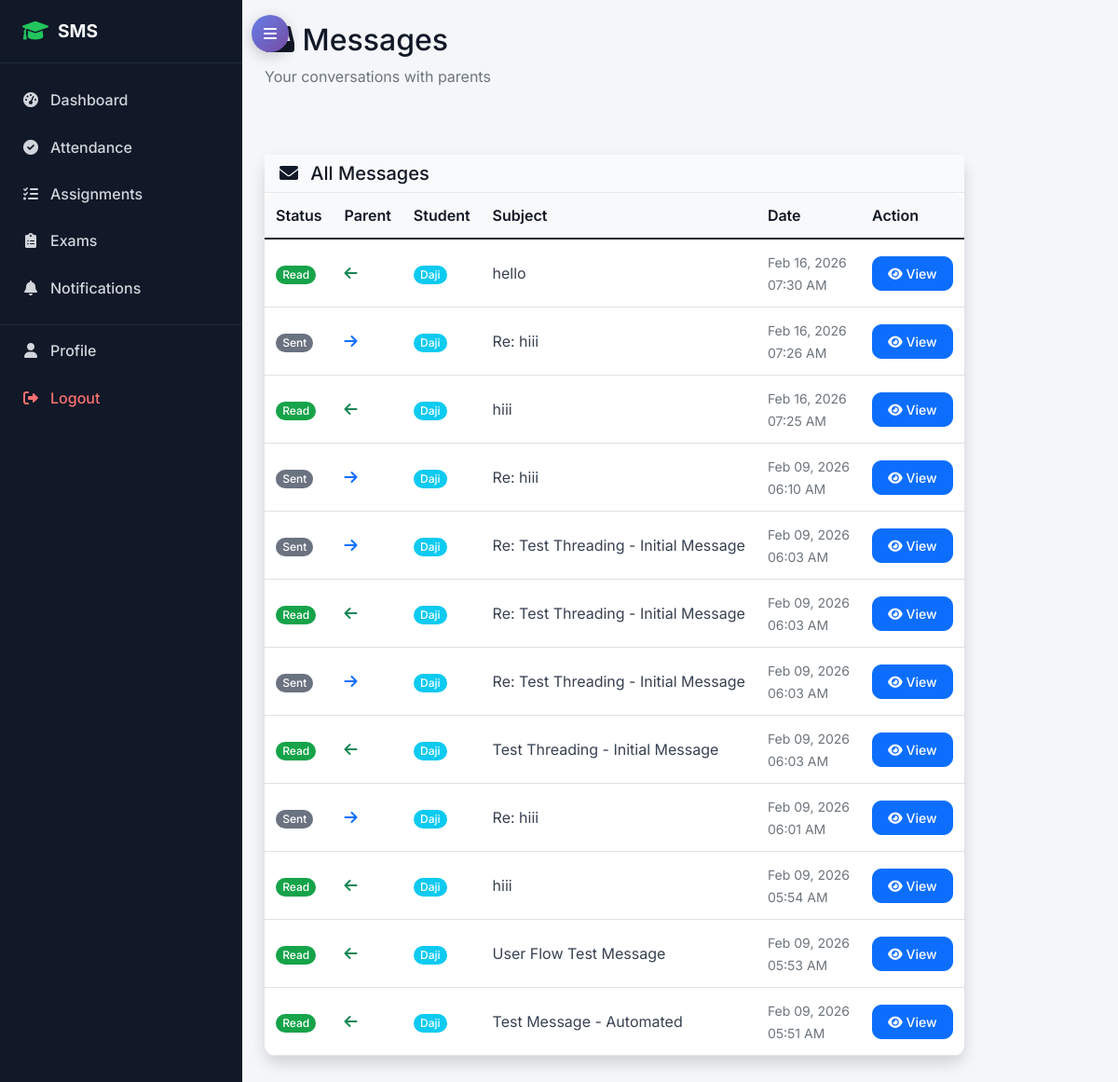
/accounts/messages/ (signed in), run on an earlier commit of the app's database.
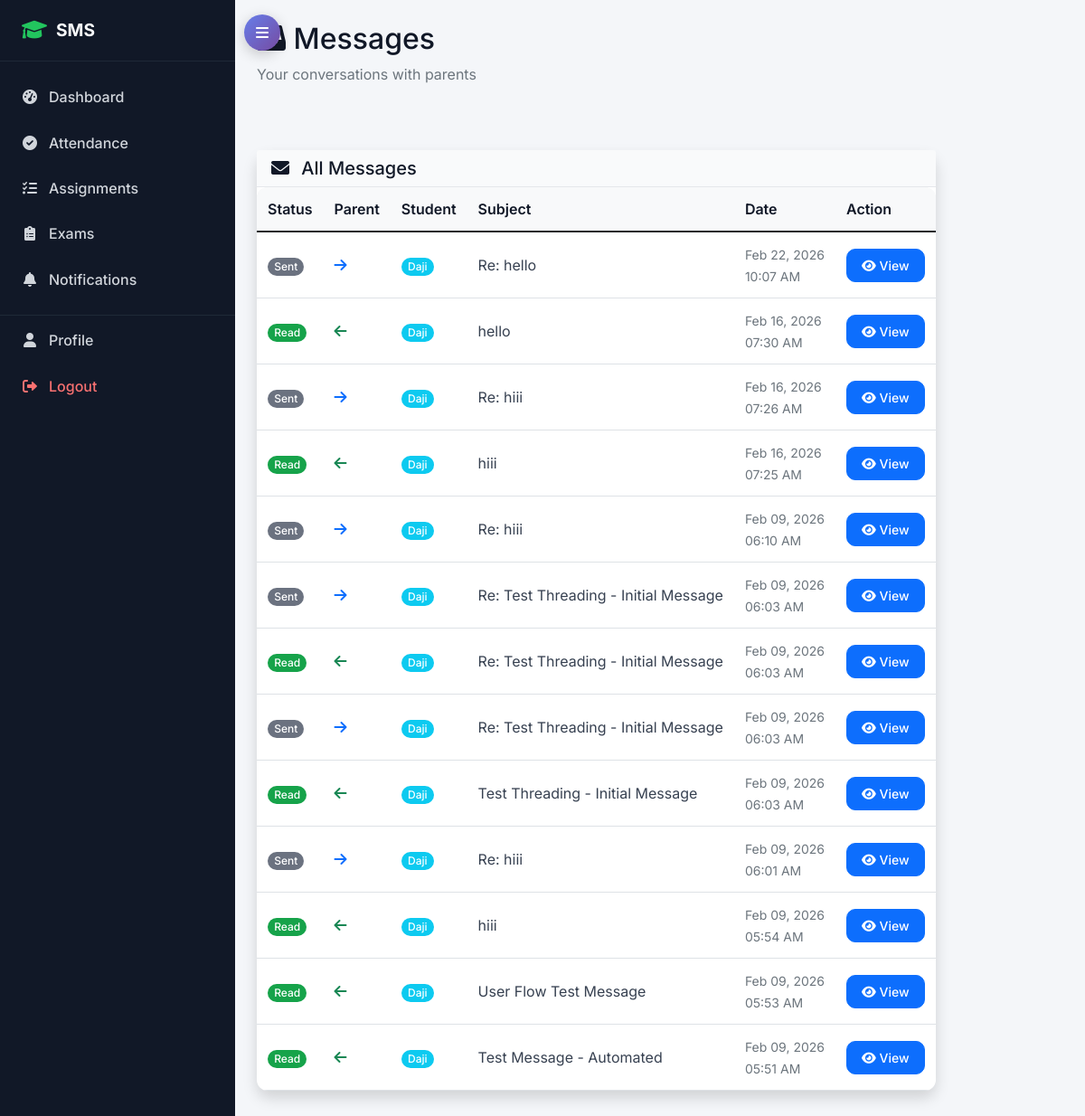
And on a later commit of the database.
### accounts/models.py (models this page shows, shortened)
class ParentTeacherMessage(models.Model):
    MESSAGE_STATUS = (
        ('sent', 'Sent'),
        ('read', 'Read'),
        ('replied', 'Replied'),
    )
    sender = models.ForeignKey(User, on_delete=models.CASCADE, related_name='sent_messages')
    recipient = models.ForeignKey(User, on_delete=models.CASCADE, related_name='received_messages')
    student = models.ForeignKey(StudentProfile, on_delete=models.CASCADE, related_name='related_messages', null=True, blank=True)
    subject = models.CharField(max_length=200)
    message = models.TextField()
    status = models.CharField(max_length=20, choices=MESSAGE_STATUS, default='sent')
    parent_read = models.BooleanField(default=False)
    teacher_read = models.BooleanField(default=False)
    created_at = models.DateTimeField(auto_now_add=True)
    read_at = models.DateTimeField(null=True, blank=True)
    replied_to = models.ForeignKey('self', on_delete=models.SET_NULL, null=True, blank=True, related_name='replies')
    class Meta:
        ordering = ['-created_at']

class StudentProfile(models.Model):
    user = models.OneToOneField(User, on_delete=models.CASCADE, related_name='student_profile')
    student_id = models.CharField(max_length=20, unique=True)
    admission_date = models.DateField()
    guardian_name = models.CharField(max_length=100)
    guardian_phone = models.CharField(max_length=17)
    guardian_email = models.EmailField()
    emergency_contact = models.CharField(max_length=17)
    blood_group = models.CharField(max_length=5, blank=True)

class User(AbstractUser):
    USER_TYPE_CHOICES = (
        ('admin', 'Admin'),
        ('student', 'Student'),
        ('teacher', 'Teacher'),
        ('parent', 'Parent'),
    )
    user_type = models.CharField(max_length=10, choices=USER_TYPE_CHOICES)
    phone_regex = RegexValidator(regex=r'^\+?1?\d{9,15}$', message="Phone number must be entered in the format: '+999999999'. Up to 15 digits allowed.")
    phone_number = models.CharField(validators=[phone_regex], max_length=17, blank=True)
    address = models.TextField(blank=True)
    date_of_birth = models.DateField(null=True, blank=True)
    profile_picture = models.ImageField(upload_to='profile_pics/', blank=True, null=True)
    is_active = models.BooleanField(default=True)
    created_at = models.DateTimeField(auto_now_add=True)
    updated_at = models.DateTimeField(auto_now=True)

### accounts/messaging_views.py (the view)
# urls.py: path('messages/', messaging_views.message_inbox, name='message_inbox'),
@login_required
def message_inbox(request):
    if request.user.user_type == 'parent':
        messages_list = ParentTeacherMessage.objects.filter(
            Q(sender=request.user) | Q(recipient=request.user)
        ).select_related('sender', 'recipient', 'student__user').order_by('-created_at')
        unread_messages = messages_list.filter(recipient=request.user, parent_read=False)
        for msg in unread_messages:
            msg.mark_as_read(request.user)
    elif request.user.user_type == 'teacher':
        messages_list = ParentTeacherMessage.objects.filter(
            Q(sender=request.user) | Q(recipient=request.user)
        ).select_related('sender', 'recipient', 'student__user').order_by('-created_at')
        unread_messages = messages_list.filter(recipient=request.user, teacher_read=False)
        for msg in unread_messages:
            msg.mark_as_read(request.user)
    else:
        messages.error(request, 'Only parents and teachers can access messages.')
        return redirect('accounts:dashboard')
    context = {
        'messages_list': messages_list
    }
    return render(request, 'accounts/message_inbox.html', context)

### templates/accounts/message_inbox.html (shortened to what the changed rows need)
{% extends 'base.html' %}
{% block content %}
<div class="row mb-4">
    <div class="col-12">
        <h2><i class="fas fa-inbox"></i> Messages</h2>
    </div>
</div>
<div class="row">
    <div class="col-12">
        <div class="card shadow">
            <div class="card-body p-0">
                {% if messages_list %}
                <div class="table-responsive">
                    <table class="table table-hover mb-0">
                        <thead class="table-light">
                            <tr>
                                <th>Status</th>
                                <th>{% if user.user_type == 'parent' %}Teacher{% else %}Parent{% endif %}</th>
                                <th>Student</th>
                                <th>Subject</th>
                                <th>Date</th>
                                <th>Action</th>
                            </tr>
                        </thead>
                        <tbody>
                            {% for message in messages_list %}
                            <tr class="{% if message.recipient == user and not message.parent_read and not message.teacher_read %}table-primary{% endif %}">
                                <td>
                                    {% if message.recipient == user %}
                                        {% if user.user_type == 'parent' and not message.parent_read %}
                                        <span class="badge bg-danger">New</span>
                                        {% elif user.user_type == 'teacher' and not message.teacher_read %}
                                        <span class="badge bg-danger">New</span>
                                        {% else %}
                                        <span class="badge bg-success">Read</span>
                                        {% endif %}
                                    {% else %}
                                    <span class="badge bg-secondary">Sent</span>
                                    {% endif %}
                                </td>
                                <td>
                                    {% if message.sender == user %}
                                        <i class="fas fa-arrow-right text-primary me-1"></i>
                                    {% else %}
                                        <i class="fas fa-arrow-left text-success me-1"></i>
                                    {% endif %}
                                </td>
                                <td>
                                    {% if message.student %}
                                    <span class="badge bg-info">{{ message.student.user.get_full_name }}</span>
                                    {% else %}
                                    <span class="text-muted">-</span>
                                    {% endif %}
                                </td>
                                <td>{{ message.subject|truncatewords:8 }}</td>
                                <td>
                                    <small class="text-muted">
                                        {{ message.created_at|date:"M d, Y" }}<br>
                                        {{ message.created_at|time:"h:i A" }}
                                    </small>
                                </td>
                                <td>
                                    <a href="{% url 'accounts:message_detail' message.id %}" class="btn btn-sm btn-primary">
                                        <i class="fas fa-eye"></i> View
                                    </a>
                                </td>
                            </tr>
                            {% endfor %}
                        </tbody>
                    </table>
                </div>
                {% endif %}
            </div>
        </div>
    </div>
</div>
{% endblock %}

What changed in the data, as far as the page shows it:
added ParentTeacherMessage: shows "Sent", student.user.get_full_name "Daji", subject "Re: hello", created_at "Feb 22, 2026", created_at "10:07 AM"
